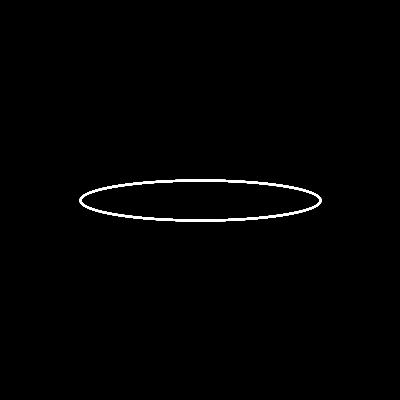
Frame 1 (no input)
Frame 60 (the mouse pressed at the canvas centre just before this capture): identical to frame 1, image omitted
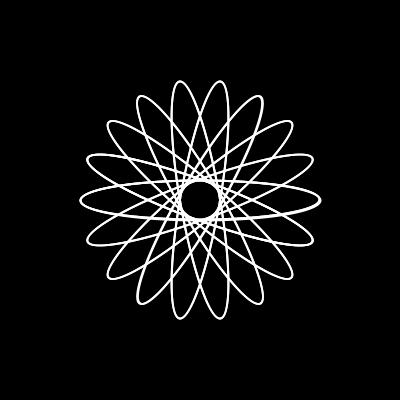
Frame 120 (the mouse held since frame 60 and released just before this capture)

The Processing sketch that drew these frames (run headless with seeded random() and noise(); from frame 60 on, the mouse is pressed at the canvas centre):

// Processing sketch: processing_24334
// ── processing_24334.pde

int bgColor; // sets color of background
int xStart; // starting point x axis
int yStart;  // starting point y axis
int diamX;  // x axis diameter of ellipse
int diamY;  // y axis diameter of ellipse
int xScale;
int yScale;
int sColor;  // stroke color

void setup(){
  size(400,400);
  smooth();
  xStart = 200;
  yStart = 200;
  diamX = 120;
  diamY = 20;
  xScale = 2;
  yScale=2;
  sColor = 255;
  bgColor = 0;
 
 
}


  void draw(){
  background(bgColor);
  stroke(sColor);
  for(float i = 0; i < 20; i ++){
    pushMatrix();
    
    noFill();
    translate(xStart,yStart);
    scale(xScale,yScale);
     rotate(radians(i*mouseY));
    ellipse(0,0,diamX,diamY);
    popMatrix();
    
  }
}
